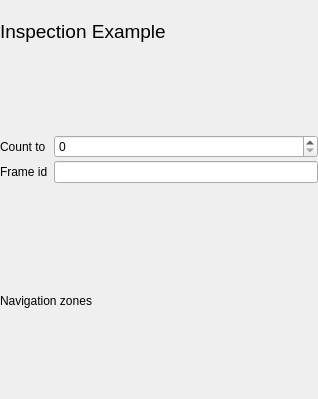
<?xml version="1.0" encoding="UTF-8"?>
<ui version="4.0">
 <class>InspectionExampleWidget</class>
 <widget class="QWidget" name="InspectionExampleWidget">
  <property name="geometry">
   <rect>
    <x>0</x>
    <y>0</y>
    <width>318</width>
    <height>399</height>
   </rect>
  </property>
  <property name="sizePolicy">
   <sizepolicy hsizetype="Expanding" vsizetype="Fixed">
    <horstretch>0</horstretch>
    <verstretch>0</verstretch>
   </sizepolicy>
  </property>
  <property name="windowTitle">
   <string>Item</string>
  </property>
  <layout class="QVBoxLayout" name="verticalLayout">
   <property name="leftMargin">
    <number>0</number>
   </property>
   <property name="topMargin">
    <number>0</number>
   </property>
   <property name="rightMargin">
    <number>0</number>
   </property>
   <property name="bottomMargin">
    <number>0</number>
   </property>
   <item>
    <widget class="QLabel" name="labelTitle">
     <property name="font">
      <font>
       <pointsize>14</pointsize>
       <weight>50</weight>
       <bold>false</bold>
      </font>
     </property>
     <property name="text">
      <string>Inspection Example</string>
     </property>
    </widget>
   </item>
   <item>
    <widget class="environment_item_qt::DescriptionWidget" name="widgetDescription" native="true">
     <property name="sizePolicy">
      <sizepolicy hsizetype="Expanding" vsizetype="Preferred">
       <horstretch>0</horstretch>
       <verstretch>0</verstretch>
      </sizepolicy>
     </property>
    </widget>
   </item>
   <item>
    <layout class="QFormLayout" name="formLayout">
     <property name="horizontalSpacing">
      <number>6</number>
     </property>
     <property name="verticalSpacing">
      <number>3</number>
     </property>
     <item row="1" column="0">
      <widget class="QLabel" name="labelCountTo">
       <property name="text">
        <string>Count to</string>
       </property>
      </widget>
     </item>
     <item row="1" column="1">
      <widget class="QSpinBox" name="spinBoxCountTo">
       <property name="maximum">
        <number>120</number>
       </property>
      </widget>
     </item>
     <item row="2" column="0">
      <widget class="QLabel" name="labelFrameId">
       <property name="text">
        <string>Frame id</string>
       </property>
      </widget>
     </item>
     <item row="2" column="1">
      <widget class="QLineEdit" name="lineEditFrameId"/>
     </item>
    </layout>
   </item>
   <item>
    <widget class="environment_item_qt::PoseWidget" name="widgetPose" native="true">
     <property name="sizePolicy">
      <sizepolicy hsizetype="Expanding" vsizetype="Preferred">
       <horstretch>0</horstretch>
       <verstretch>0</verstretch>
      </sizepolicy>
     </property>
    </widget>
   </item>
   <item>
    <widget class="QLabel" name="labelRelation">
     <property name="text">
      <string>Navigation zones</string>
     </property>
    </widget>
   </item>
   <item>
    <widget class="environment_item_qt::RelationWidget" name="widgetRelation" native="true">
     <property name="sizePolicy">
      <sizepolicy hsizetype="Expanding" vsizetype="Preferred">
       <horstretch>0</horstretch>
       <verstretch>0</verstretch>
      </sizepolicy>
     </property>
    </widget>
   </item>
  </layout>
 </widget>
 <customwidgets>
  <customwidget>
   <class>environment_item_qt::DescriptionWidget</class>
   <extends>QWidget</extends>
   <header>environment_item_qt/DescriptionWidget.hpp</header>
   <container>1</container>
  </customwidget>
  <customwidget>
   <class>environment_item_qt::RelationWidget</class>
   <extends>QWidget</extends>
   <header>environment_item_qt/RelationWidget.hpp</header>
   <container>1</container>
  </customwidget>
  <customwidget>
   <class>environment_item_qt::PoseWidget</class>
   <extends>QWidget</extends>
   <header>environment_item_qt/PoseWidget.hpp</header>
   <container>1</container>
  </customwidget>
 </customwidgets>
 <resources/>
 <connections/>
</ui>
